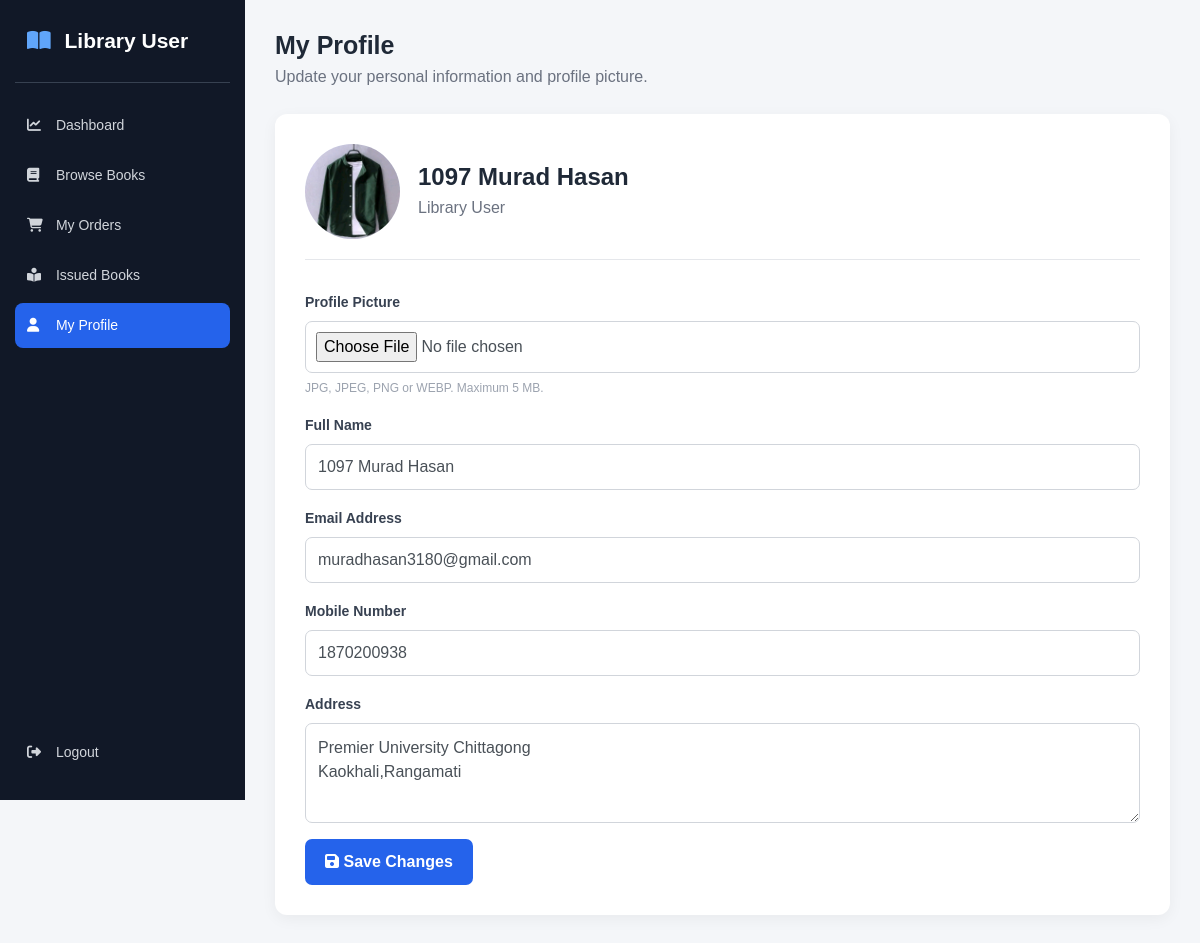
The app's page /user/profile.php (signed in) with its own data.
### tables this page shows
CREATE TABLE `users` (
  `id` int(11) NOT NULL,
  `name` varchar(50) NOT NULL,
  `email` varchar(100) NOT NULL,
  `password` varchar(100) NOT NULL,
  `mobile` bigint(20) NOT NULL,
  `profile_image` varchar(255) DEFAULT NULL,
  `address` varchar(250) NOT NULL
);

### user/profile.php (the view, shortened to what this page needs)
<?php
$conn = mysqli_connect("localhost", "root", "", "lms");
$user_id = (int) $_SESSION["user_id"];
$query = "
    SELECT
        id,
        name,
        email,
        mobile,
        profile_image,
        address
    FROM users
    WHERE id = $user_id
    LIMIT 1
";
$result = mysqli_query($conn, $query);
$user = mysqli_fetch_assoc($result);
?>
<!DOCTYPE html>
<html lang="en">
<head>
    <link
        rel="stylesheet"
        href="https://cdn.jsdelivr.net/npm/bootstrap@4.6.2/dist/css/bootstrap.min.css"
    >
    <link
        rel="stylesheet"
        href="https://cdnjs.cloudflare.com/ajax/libs/font-awesome/6.5.2/css/all.min.css"
    >
</head>
<body>
<div class="sidebar">
    <div class="brand">
        <i class="fa-solid fa-book-open"></i>
        Library User
    </div>
    <a
        href="dashboard.php"
        class="nav-link"
    >
        <i class="fa-solid fa-chart-line"></i>
        Dashboard
    </a>
    <a
        href="books.php"
        class="nav-link"
    >
        <i class="fa-solid fa-book"></i>
        Browse Books
    </a>
    <a
        href="orders.php"
        class="nav-link"
    >
        <i class="fa-solid fa-cart-shopping"></i>
        My Orders
    </a>
    <a
        href="issued_books.php"
        class="nav-link"
    >
        <i class="fa-solid fa-book-open-reader"></i>
        Issued Books
    </a>
    <a
        href="profile.php"
        class="nav-link active"
    >
        <i class="fa-solid fa-user"></i>
        My Profile
    </a>
    <div class="logout">
        <a
            href="../logout.php"
            class="nav-link"
        >
            <i class="fa-solid fa-right-from-bracket"></i>
            Logout
        </a>
    </div>
</div>
<div class="main">
    <div class="page-title">
        <h2>
            My Profile
        </h2>
        <p>
            Update your personal information and profile picture.
        </p>
    </div>
    <div class="profile-card">
        <div class="profile-header">
            <div class="avatar">
                <?php if (
                    !empty(
                        $user["profile_image"]
                    )
                ): ?>
                    <img
                        src="uploads/<?php
                        echo htmlspecialchars(
                            $user["profile_image"]
                        );
                        ?>"
                        alt="Profile Picture"
                    >
                <?php else: ?>
                    <i
                        class="fa-solid fa-user"
                    ></i>
                <?php endif; ?>
            </div>
            <div>
                <h4>
                    <?php
                    echo htmlspecialchars(
                        $user["name"]
                    );
                    ?>
                </h4>
                <p>
                    Library User
                </p>
            </div>
        </div>
        <form
            method="POST"
            enctype="multipart/form-data"
        >
            <div class="form-group">
                <label>
                    Profile Picture
                </label>
                <input
                    type="file"
                    name="profile_image"
                    class="form-control"
                    accept=".jpg,.jpeg,.png,.webp"
                >
                <div class="image-note">
                    JPG, JPEG, PNG or WEBP.
                    Maximum 5 MB.
                </div>
            </div>
            <div class="form-group">
                <label>
                    Full Name
                </label>
                <input
                    type="text"
                    name="name"
                    class="form-control"
                    value="<?php
                    echo htmlspecialchars(
                        $user["name"]
                    );
                    ?>"
                    required
                >
            </div>
            <div class="form-group">
                <label>
                    Email Address
                </label>
                <input
                    type="email"
                    name="email"
                    class="form-control"
                    value="<?php
                    echo htmlspecialchars(
                        $user["email"]
                    );
                    ?>"
                    required
                >
            </div>
            <div class="form-group">
                <label>
                    Mobile Number
                </label>
                <input
                    type="text"
                    name="mobile"
                    class="form-control"
                    value="<?php
                    echo htmlspecialchars(
                        $user["mobile"]
                    );
                    ?>"
                    required
                >
            </div>
            <div class="form-group">
                <label>
                    Address
                </label>
                <textarea
                    name="address"
                    class="form-control"
                    required
                ><?php
                echo htmlspecialchars(
                    $user["address"]
                );
                ?></textarea>
            </div>
            <button
                type="submit"
                class="btn-save"
            >
                <i class="fa-solid fa-floppy-disk"></i>
                Save Changes
            </button>
        </form>
    </div>
</div>
</body>
</html>

### user/profile.php (style rules this page uses)
* { box-sizing: border-box; }
body { margin: 0; background: #f4f6f9; font-family: Arial, sans-serif; color: #1f2937; }
.sidebar { position: fixed; left: 0; top: 0; width: 245px; height: 100vh; background: #111827; padding: 25px 15px; }
.brand { color: white; font-size: 21px; font-weight: 700; padding: 0 12px 25px; border-bottom: 1px solid #374151; margin-bottom: 20px; }
.brand i { color: #60a5fa; margin-right: 8px; }
.nav-link { color: #d1d5db !important; padding: 12px; border-radius: 8px; margin-bottom: 5px; font-size: 14px; }
.nav-link i { width: 25px; }
.nav-link:hover, .nav-link.active { background: #2563eb; color: white !important; }
.logout { position: absolute; bottom: 20px; left: 15px; right: 15px; }
.main { margin-left: 245px; padding: 30px; }
.page-title { margin-bottom: 25px; }
.page-title h2 { margin: 0 0 5px; font-size: 25px; font-weight: 700; }
.page-title p { margin: 0; color: #6b7280; }
.profile-card { max-width: 900px; background: white; border-radius: 12px; padding: 30px; box-shadow: 0 4px 15px rgba(0,0,0,.05); }
.profile-header { display: flex; align-items: center; gap: 18px; margin-bottom: 30px; padding-bottom: 20px; border-bottom: 1px solid #e5e7eb; }
.avatar { width: 95px; height: 95px; border-radius: 50%; overflow: hidden; background: #eff6ff; color: #2563eb; display: flex; align-items: center; justify-content: center; font-size: 34px; }
.avatar img { width: 100%; height: 100%; object-fit: cover; }
.profile-header h4 { margin: 0 0 5px; font-weight: 700; }
.profile-header p { margin: 0; color: #6b7280; }
label { font-size: 14px; font-weight: 600; color: #374151; }
.form-control { height: 46px; border-radius: 7px; border: 1px solid #d1d5db; }
textarea.form-control { height: 100px; resize: vertical; padding-top: 12px; }
input[type="file"] { height: auto; padding: 10px; }
.image-note { font-size: 12px; color: #9ca3af; margin-top: 6px; }
.btn-save { background: #2563eb; color: white; border: none; padding: 11px 20px; border-radius: 7px; font-weight: 600; }

### records on screen
users: profile_image (picture), name "1097 Murad Hasan", email "muradhasan3180@gmail.com", mobile "1870200938", address "Premier University Chittagong Kaokhali,Rangamati"
